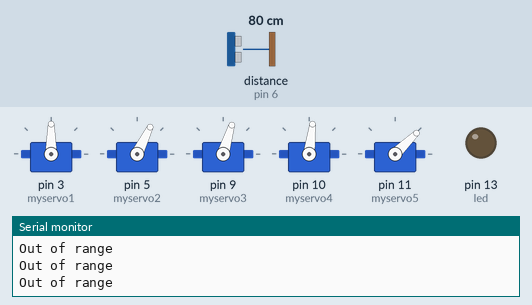
Bench run of a sketch on a simulated Arduino Uno, built with avr-gcc and run on an emulated ATmega328P. Parts: 5 × servo, output pins drawn as LEDs (lit = HIGH), the last lines printed to the serial monitor. Wiring (inferred from the names in the program): ultrasonic range finder: trigger pin 7; echo pin 6. The test bench sets the inputs (shaded band); at power-on: distance to the obstacle (sensor on pin 6) 80 cm. The echo pulse lasts 58.3 µs per cm; pins used as bus, display or sensor lines are not drawn.

Above: at 1.3 s.
1.4 s: distance to the obstacle (sensor on pin 6) set to 35 cm
2.9 s: distance to the obstacle (sensor on pin 6) set to 28 cm
At 3.5 s:
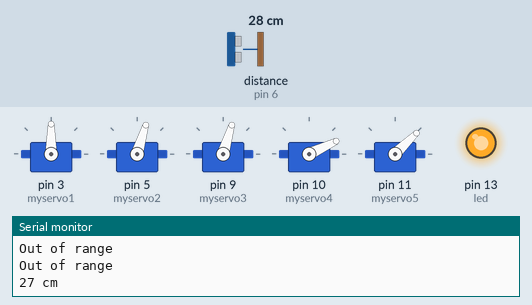
4.5 s: distance to the obstacle (sensor on pin 6) set to 12 cm
6.0 s: distance to the obstacle (sensor on pin 6) set to 9 cm
At 7.2 s:
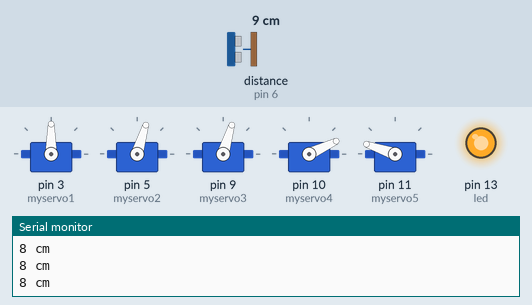
7.5 s: distance to the obstacle (sensor on pin 6) set to 18 cm
At 8.7 s:
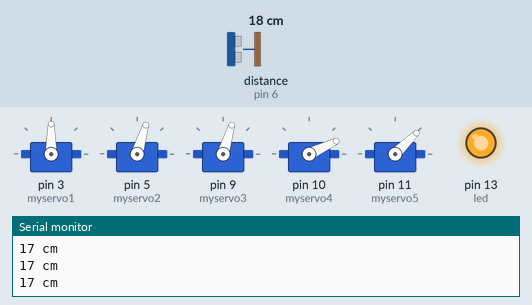
9.0 s: distance to the obstacle (sensor on pin 6) set to 2 cm
At 10.1 s:
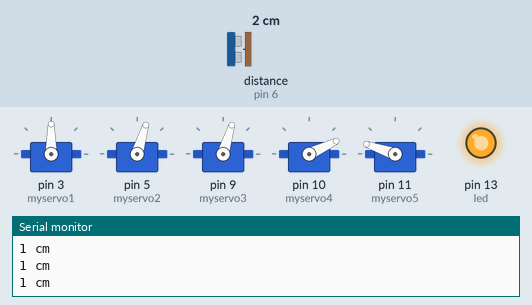
Timing chart, 0 to 11.5 s (numbered marks = the images above; inputs shaded):
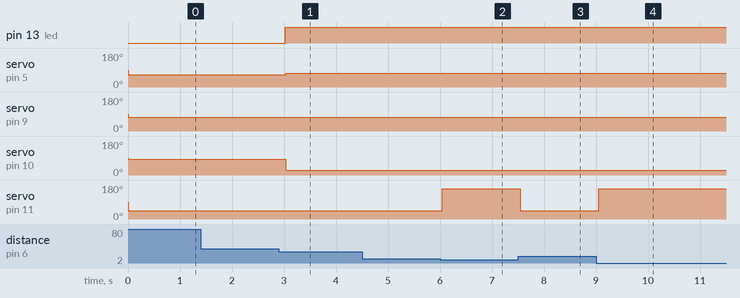

The sketch:

robo-manipulation.ino
```cpp
#define trigPin 7
#define echoPin 6
#define led 13
#include <Servo.h>
 Servo myservo1;
 Servo myservo2;
 Servo myservo3;
 Servo myservo4;
 Servo myservo5;

void setup() {
  Serial.begin (9600);
  pinMode(trigPin, OUTPUT);
  pinMode(echoPin, INPUT);
  pinMode(led, OUTPUT);
  myservo1.attach(3);
  myservo2.attach(5);
  myservo3.attach(9);
  myservo4.attach(10);
  myservo5.attach(11);

}

void position1(){

    digitalWrite(led, HIGH);
    myservo2.writeMicroseconds(1300);
    myservo3.writeMicroseconds(1300);
    myservo4.writeMicroseconds(800);
    myservo5.writeMicroseconds(1000);
    }

void position2(){

      digitalWrite(led,LOW);
      myservo2.writeMicroseconds(1200);
      myservo3.writeMicroseconds(1300);
      myservo4.writeMicroseconds(1400);
      myservo5.writeMicroseconds(2200);
}

void loop() {
  long duration, distance;
  digitalWrite(trigPin, LOW);
  delayMicroseconds(2);
  digitalWrite(trigPin, HIGH);
  delayMicroseconds(10);
  digitalWrite(trigPin, LOW);
  duration = pulseIn(echoPin, HIGH);
  distance = (duration/2) / 29.1;


  if (distance <= 30) {
  position1();
}
  else {
  position2();
}

   if (distance < 10) {
      myservo5.writeMicroseconds(2200);
}
  else {

     myservo5.writeMicroseconds(1000);
}


  if (distance > 30 || distance <= 0){
    Serial.println("Out of range");

  }
  else {
    Serial.print(distance);
    Serial.println(" cm");


  }
  delay(500);
}
```

Measured:
- the behaviour switches between 32 and 31 cm on distance to the obstacle (sensor on pin 6) (found by bisection; images 0 and 1)
- the behaviour switches between 11 and 10 cm on distance to the obstacle (sensor on pin 6) (found by bisection; images 1 and 2)
- after the input at 2.9 s, pin 13 (led): LOW → HIGH after 0.13 s; servo on pin 5 (myservo2): 64° → 73° after 0.13 s; servo on pin 10 (myservo4): 83° → 25° after 0.13 s
- after the input at 6.0 s, servo on pin 11 (myservo5): 44° → 161° at once
- after the input at 7.5 s, servo on pin 11 (myservo5): 161° → 44° after 0.05 s
- after the input at 9.0 s, servo on pin 11 (myservo5): 44° → 161° after 0.05 s
